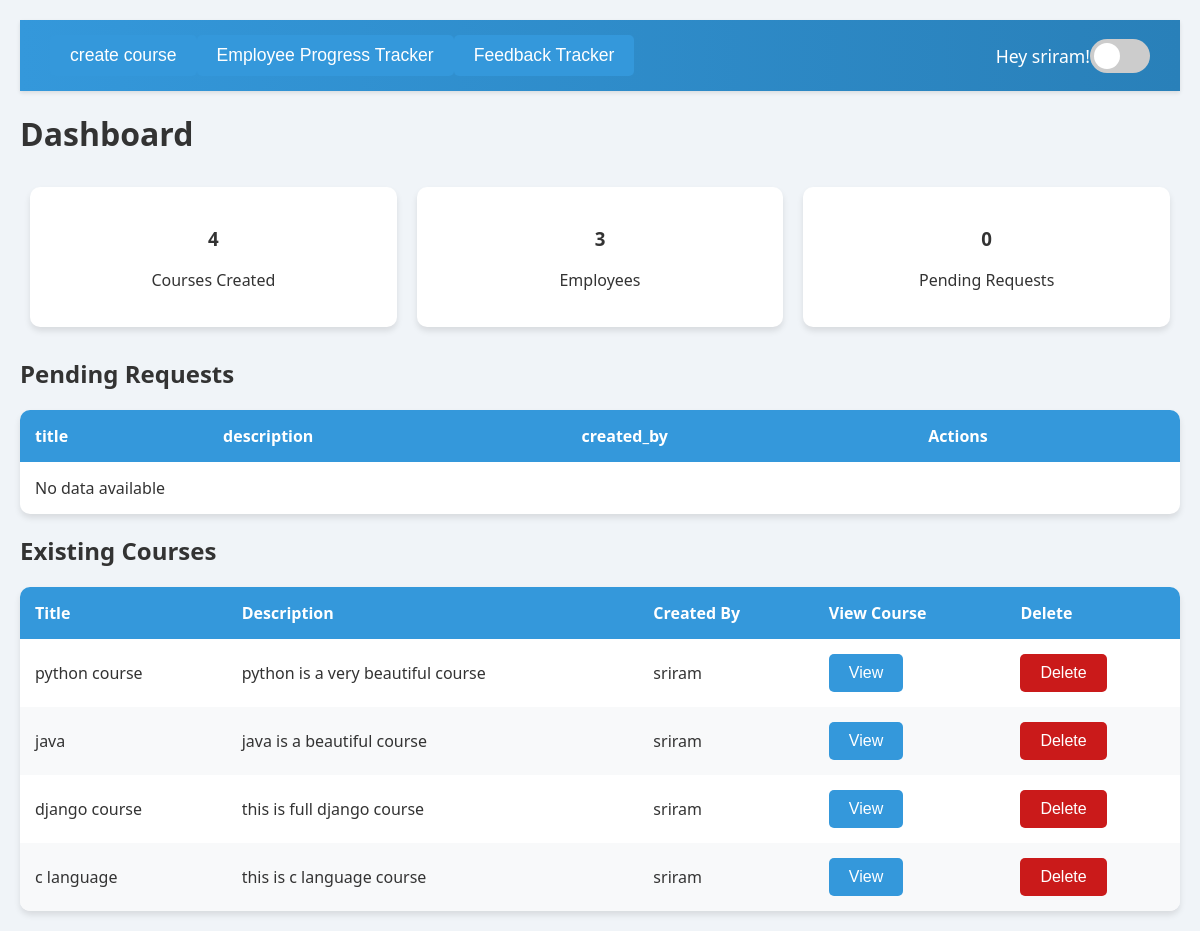
Page /dashboard/Admin/1/ on the earlier database version.
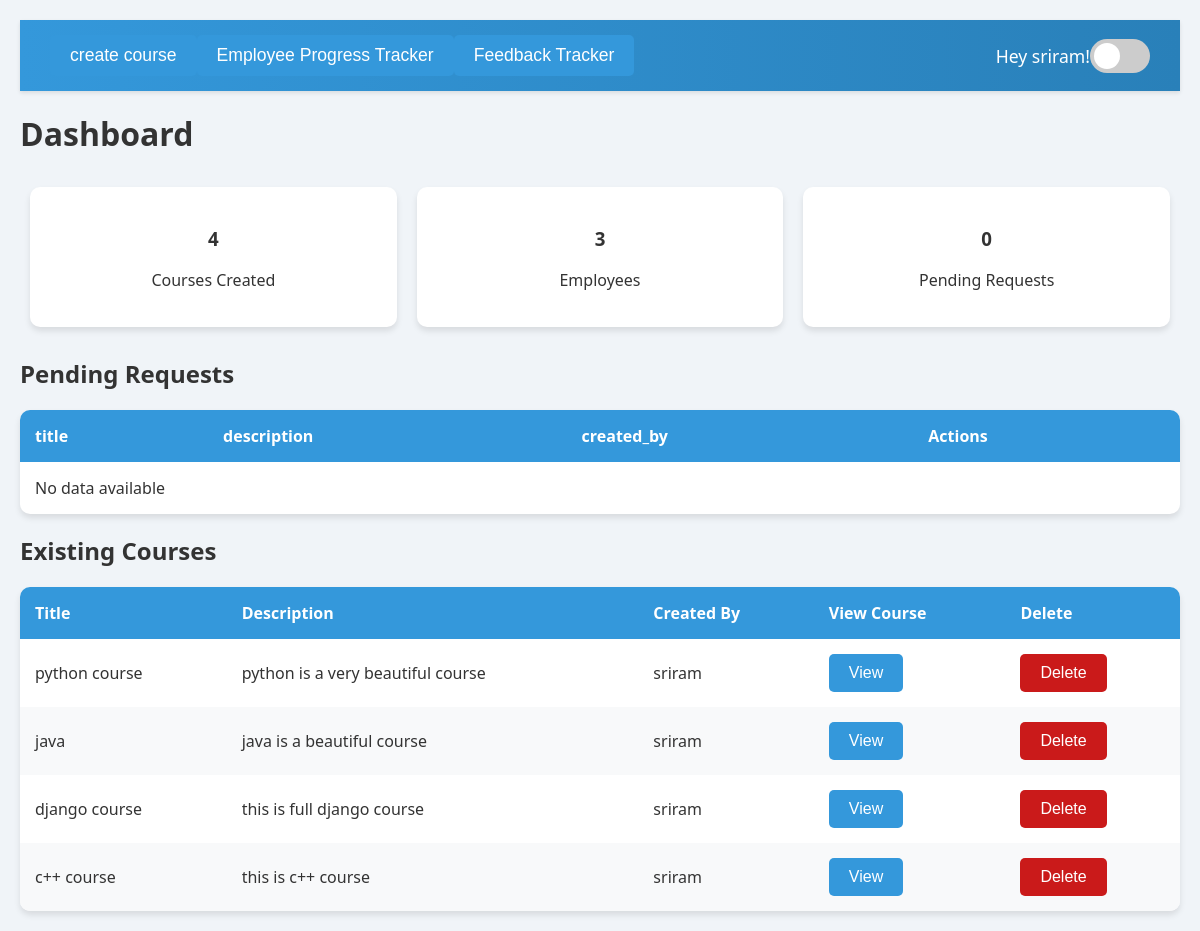
Same page on the later database version.
### dashboards/models.py (models this page shows, shortened)
class Course(models.Model):
    course_id = models.AutoField(primary_key=True)
    title = models.CharField(max_length=255, unique=True)
    description = models.TextField(null=True, blank=True)
    created_by = models.ForeignKey(
        'authentication.User',
        on_delete=models.CASCADE,
        limit_choices_to={'role__role_name': 'Admin'},
        related_name='created_courses'
    )
    created_at = models.DateTimeField(auto_now_add=True)
    employees = models.ManyToManyField(
        'authentication.User',
        related_name='enrolled_courses',
        limit_choices_to={'role__role_name': 'Employee'},
        blank=True
    )

### authentication/models.py (models this page shows, shortened)
class User(models.Model):
    name = models.CharField(max_length=100)
    email = models.EmailField(unique=True)
    password = models.CharField(max_length=255)
    role = models.ForeignKey(Role, on_delete=models.CASCADE)
    def __str__(self):
        return self.name

### dashboards/views.py (the view)
# urls.py: path('Admin/<int:user_id>/', views.Admin_view, name='Admin'),
def Admin_view(request, user_id):
    admin = get_object_or_404(User, id=user_id)
    if request.method == 'POST' and 'delete_course' in request.POST:
        course_id = request.POST.get('course_id')
        course = get_object_or_404(Course, course_id=course_id)
        course.delete()
        return redirect('Admin', user_id=user_id)  # Redirect to the admin page after deletion
    context = {
        'admin': admin,
        'user_id': user_id,
        'courses_count': Course.objects.all().count(),
        'pending_count': TrainingRequest.objects.filter(status='Pending').count(),
        'employees_count': User.objects.filter(role=Role.objects.get(role_name='Employee').id).count(),
        'pending_requests': TrainingRequest.objects.filter(status='Pending'),
        'courses': Course.objects.all(),
    }
    return render(request, 'dashboards/Admin.html', context)

### dashboards/templates/dashboards/Admin.html (shortened to what this page needs)
<!DOCTYPE html>
<html lang="en">
<head>
</head>
<body>
  <div id="app">
    <div id="dashboard-page" class="page active">
      <nav>
        <span>
          <a href="{% url 'create_course' user_id %}"><button>create course</button></a>
          <a href="{% url 'create_course' user_id %}"><button>Employee Progress Tracker</button></a>
          <a href="{% url 'feedback_tracker' user_id %}"><button>Feedback Tracker</button></a>
        </span>
        <span>
          Hey {{admin.name}}!
          <label class="theme-switch">
            <span class="slider"></span>
          </label>
        </span>
      </nav>
      <h1>Dashboard</h1>
      <div class="dashboard-metrics">
        <div>
          <h3>{{courses_count}}</h3>
          <p>Courses Created</p>
        </div>
        <div>
          <h3>{{employees_count}}</h3>
          <p>Employees</p>
        </div>
        <div>
          <h3>{{pending_count}}</h3>
          <p>Pending Requests</p>
        </div>
      </div>
      <div>
        <h2>Pending Requests</h2>
        <table id="pending-requests">
          <thead>
              <tr>
                <th>title</th>
                <th>description</th>
                <th>created_by</th>
                <th>Actions</th>
              </tr>
        </thead>
        <tbody>
          {% for item in pending_requests %}
            <tr>
                <td>{{ item.title }}</td>
                <td>{{ item.description }}</td>
                <td>{{item.account_manager}}</td>
                <td><a href="{% url 'admin_action' user_id=user_id request_id=item.request_id %}"><button>View</button></a></td>
            </tr>
            {% empty %}
            <tr>
                <td colspan="4">No data available</td>
            </tr>
            {% endfor %}
        </tbody>
        </table>
        <h2>Existing Courses</h2>
        <table id="existing-courses">
          <thead>
              <tr>
                  <th>Title</th>
                  <th>Description</th>
                  <th>Created By</th>
                  <th>View Course</th>
                  <th>Delete</th>
              </tr>
          </thead>
          <tbody>
              {% for item in courses %}
              <tr>
                  <td>{{ item.title }}</td>
                  <td>{{ item.description }}</td>
                  <td>{{ item.created_by }}</td>
                  <td><a href="{% url 'view_course' course_id=item.course_id user_id=user_id %}"><button>View</button></a></td>
                  <td>
                      <form method="POST" action="{% url 'Admin' user_id=admin.id %}">
                          <button type="submit" name="delete_course" style="background-color: rgb(202, 26, 26);">Delete</button>
                      </form>
                  </td>
              </tr>
              {% empty %}
              <tr>
                  <td colspan="4">No data available</td>
              </tr>
              {% endfor %}
          </tbody>
      </table>
  </div>
</body>
</html>

Differences in the rows shown:
removed Course: title "c language", description "this is c language course", created_by "sriram"
added Course: title "c++ course", description "this is c++ course", created_by "sriram"
